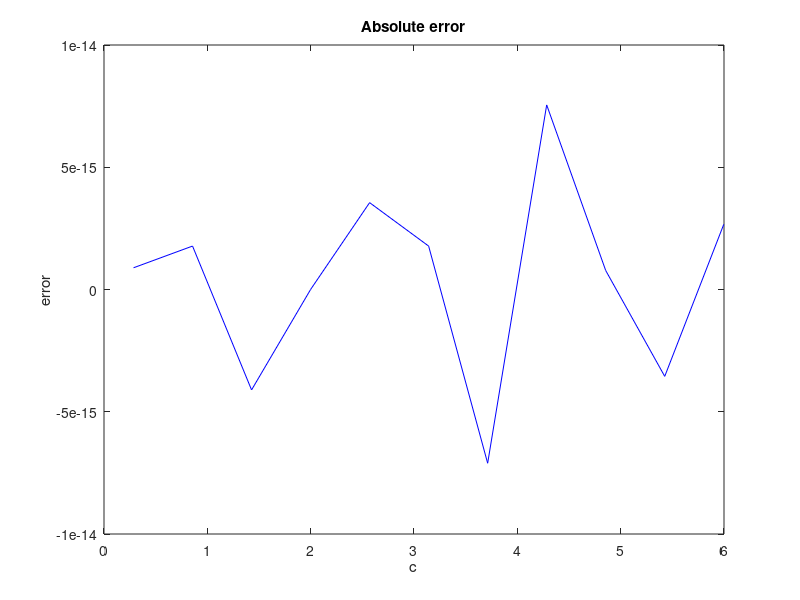

MATLAB code to generate this figure:
clear
clf
function y = g(x, c)
 y = sin(x) * cot((x-c) / 2);
endfunction
a=0
b=2*pi
n=10
h=(b-a)/(n+1)
x=(a+h):h:(b-h);
c=(a+h/2):h:b;
inta=2*pi*cos(c);
for m=1:n+1
 int(m)=0;
 for k=1:n
 int(m)+=g(x(k), c(m))*h;
 endfor # k
endfor # m

# setenv("GNUTERM","wxt")
# graphics_toolkit("gnuplot")
plot(c, inta, 'r', c, int, 'gx')
title('Analytical and numerical solution')
xlabel('c')
ylabel('Ia, In')
pause()
# абсолютная погрешность
delta=inta-int;
err=norm(delta);
printf('Ошибка err=%g\n', err)
plot(c, delta, 'b')
title('Absolute error')
xlabel('c')
ylabel('error')
pause()